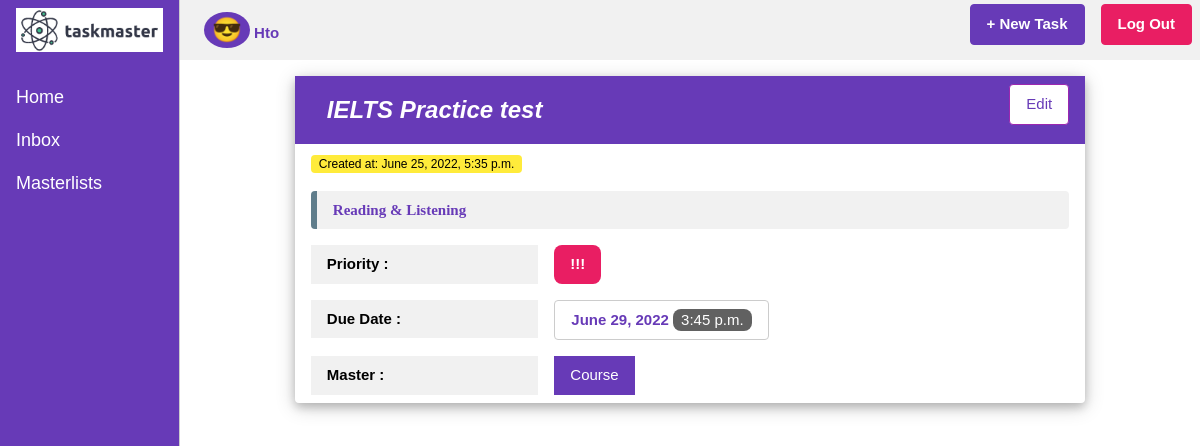
/taskmaster/task/2/detail/ (signed in), run on an earlier commit of the app's database.
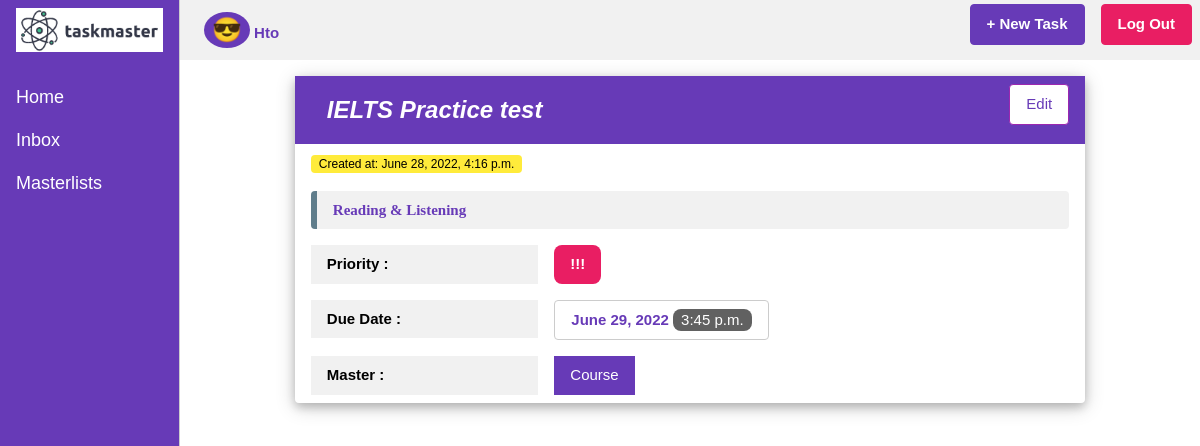
And on a later commit of the database.
### taskmaster/models.py (models this page shows, shortened)
class Item(models.Model):
    class Priority(models.TextChoices):
        P1 = "!", _('WAITING')
        P2 = "!!", _('TODO')
        P3 = "!!!", _('URGENT')
    todolist = models.ForeignKey(ToDoList, on_delete=models.CASCADE)
    name = models.CharField(max_length=200)
    priority = models.CharField(max_length=3, choices=Priority.choices, default=Priority.P1)
    created_at = models.DateTimeField(auto_now=True)
    description = models.CharField(max_length=200, null=True, blank=True)
    due_date = models.DateTimeField(null=True)
    complete = models.BooleanField(default="False")

class ToDoList(models.Model):
    user = models.ForeignKey(User, on_delete=models.CASCADE, related_name='todolist', null=False)
    name = models.CharField(max_length=200)
    created_at = models.DateTimeField(auto_now=True)
    def __str__(self):
        return self.name

### taskmaster/views.py (the view)
# urls.py: path('task/<int:pk>/detail/', views.TaskDetailView.as_view(), name="task_detail"),
class TaskDetailView(LoginRequiredMixin, DetailView):
    model = Item

### taskmaster/templates/taskmaster/item_detail.html (shortened to what this page needs)
{% extends "taskmaster/base.html" %}
{% block pagename %}
	<span class="w3-badge w3-xlarge w3-deep-purple">
        😎
    </span>
    <span class="w3-text-deep-purple">
        <b>{{user.username|capfirst}}</b>
    </span>
{% endblock pagename %}
{% block content %}
<div class="w3-card-4 w3-section w3-round" style="width:80%;margin:auto;">
	<div class="w3-bar w3-deep-purple w3-padding">
		<div class="w3-bar-item w3-xlarge"><b><i>{{item.name}}</i></b></div>
		<a href="{% url 'taskmaster:task_update' item.id %}" class="w3-btn w3-white w3-border w3-border-purple  w3-text-deep-purple w3-hover-purple w3-round w3-bar-item w3-right">Edit</a>
	</div>
	<div class="w3-container w3-padding w3-text-deep-purple">
		<span class="w3-tag w3-small w3-yellow w3-round">Created at: {{item.created_at}}</span></p>
		{% if item.description %}
			<div class="w3-panel w3-leftbar w3-round w3-border-blue-grey w3-light-grey w3-padding w3-cursive w3-text-deep-purple"><b>{{item.description}}</b>
			</div>
		{% endif %}
		<div class="w3-bar w3-margin-bottom">
			<div class="w3-bar-item w3-light-grey w3-margin-right" style="width:30%"><b>Priority : </b></div>
			<div class="w3-bar-item w3-tag  w3-pink w3-round-large"><b>{{item.priority}}</b></div>
		</div>
		<div class="w3-bar w3-margin-bottom">
			<div class="w3-bar-item w3-light-grey w3-margin-right" style="width:30%"><b>Due Date :
		</b></div>
			<div class="w3-bar-item w3-round w3-border">
				<b>{{item.due_date.date}} </b>
				<span class="w3-tag w3-round-large w3-dark-grey">
					{{item.due_date.time}}
				</span>
			</div>
		</div>
		<div class="w3-bar">
			<div class="w3-bar-item w3-light-grey w3-margin-right" style="width:30%"><b>Master : </b>
			</div>
			<a href="{% url 'taskmaster:master_detail' item.todolist.id %}" class="w3-button w3-bar-item w3-deep-purple w3-hover-purple">{{item.todolist}}</a>
		</div>
	</div>
</div>
{% endblock content %}

What changed in the data, as far as the page shows it:
changed Item "IELTS Practice test": created_at "June 25, 2022, 5:35 p.m." → "June 28, 2022, 4:16 p.m."
